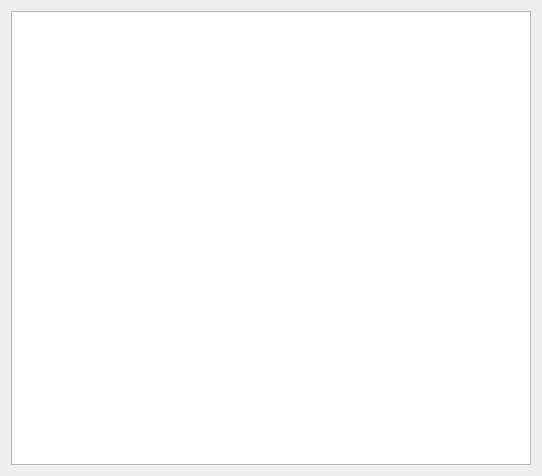
<?xml version="1.0" encoding="UTF-8"?>
<ui version="4.0">
 <class>Widget</class>
 <widget class="QWidget" name="Widget">
  <property name="geometry">
   <rect>
    <x>0</x>
    <y>0</y>
    <width>542</width>
    <height>476</height>
   </rect>
  </property>
  <property name="windowTitle">
   <string>Form</string>
  </property>
  <layout class="QHBoxLayout" name="horizontalLayout">
   <item>
    <widget class="QTextEdit" name="textEdit"/>
   </item>
  </layout>
 </widget>
 <resources/>
 <connections/>
</ui>
